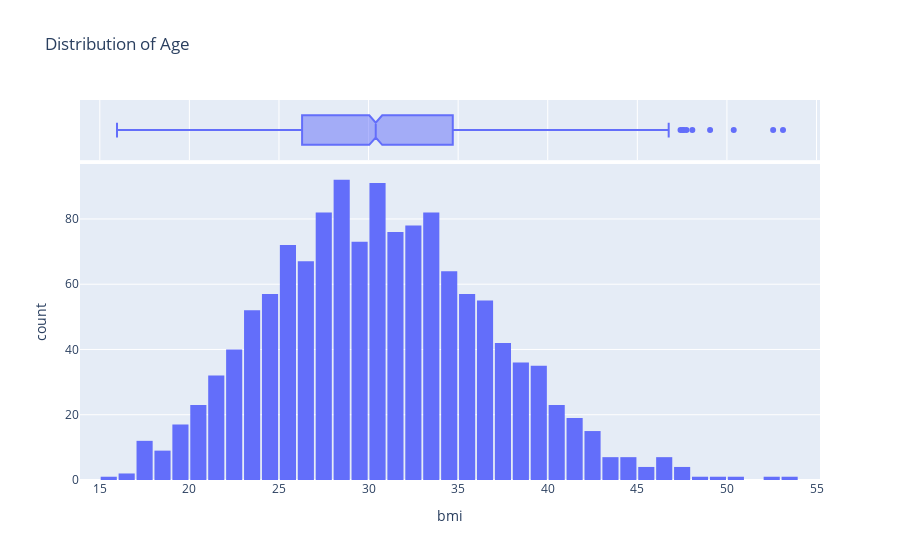

Here is the notebook cell this chart was saved with:
### Code cell
fig = px.histogram(medical_df, 
                   x='bmi', 
                   marginal='box', 
                   nbins=47, 
                   title='Distribution of bmi')
fig.update_layout(bargap=0.1)
fig.show()

### Figure 1 — Plotly figure (JSON) as saved in the notebook; plotly's stock layout.template omitted (floating-point values rounded to 4 significant figures; data arrays with more than 128 entries replaced by an {"elided": "..."} marker saying what was removed)
{"data": [{"bingroup": "x", "hovertemplate": "bmi=%{x}<br>count=%{y}<extra></extra>", "legendgroup": "", "marker": {"color": "#636efa", "pattern": {"shape": ""}}, "name": "", "nbinsx": 47, "orientation": "v", "showlegend": false, "type": "histogram", "x": {"elided": "1338 float values"}, "xaxis": "x", "yaxis": "y"}, {"hovertemplate": "bmi=%{x}<extra></extra>", "legendgroup": "", "marker": {"color": "#636efa"}, "name": "", "notched": true, "showlegend": false, "type": "box", "x": {"elided": "1338 float values"}, "xaxis": "x2", "yaxis": "y2"}], "layout": {"autosize": true, "bargap": 0.1, "barmode": "relative", "legend": {"tracegroupgap": 0}, "title": {"text": "Distribution of Age"}, "xaxis": {"anchor": "y", "autorange": true, "domain": [0, 1], "range": [13.89, 55.2], "title": {"text": "bmi"}, "type": "linear"}, "xaxis2": {"anchor": "y2", "autorange": true, "domain": [0, 1], "matches": "x", "range": [13.89, 55.2], "showgrid": true, "showticklabels": false, "type": "linear"}, "yaxis": {"anchor": "x", "autorange": true, "domain": [0, 0.8316], "range": [0, 96.84], "title": {"text": "count"}}, "yaxis2": {"anchor": "x2", "autorange": true, "domain": [0.8416, 1], "matches": "y2", "range": [-0.5, 0.5], "showgrid": false, "showline": false, "showticklabels": false, "ticks": "", "type": "category"}}}
